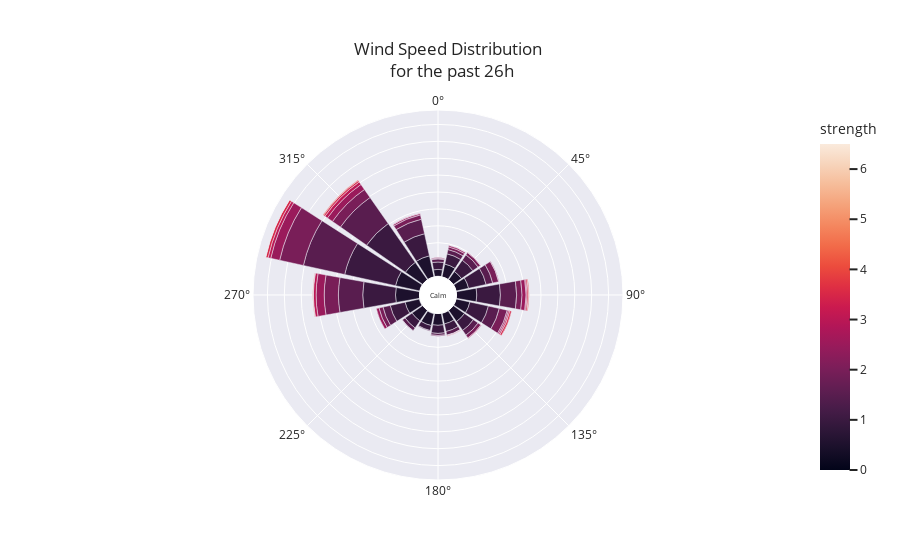

The code cell stored with this chart in its notebook:
### Code cell
# plot wind at site-by-site inlets
plot_wind_rose(df,3)

### Figure 1 — Plotly figure (JSON) as saved in the notebook; plotly's stock layout.template omitted (floating-point values rounded to 4 significant figures)
{"data": [{"hovertemplate": "count=%{r}<br>cardinal_direction=%{theta}<br>strength=%{marker.color}<extra></extra>", "legendgroup": "", "marker": {"color": [0, 0, 0, 0, 0, 0.5, 0.5, 0.5, 0.5, 0.5, 0.5, 0.5, 0.5, 0.5, 0.5, 0.5, 0.5, 0.5, 0.5, 0.5, 0.5, 1, 1, 1, 1, 1, 1, 1, 1, 1, 1, 1, 1, 1, 1, 1, 1, 1.5, 1.5, 1.5, 1.5, 1.5, 1.5, 1.5, 1.5, 1.5, 1.5, 1.5, 1.5, 1.5, 1.5, 1.5, 1.5, 2, 2, 2, 2, 2, 2, 2, 2, 2, 2, 2, 2, 2, 2, 2, 2.5, 2.5, 2.5, 2.5, 2.5, 2.5, 2.5, 2.5, 2.5, 2.5, 2.5, 2.5, 3, 3, 3, 3, 3, 3, 3, 3.5, 3.5, 3.5, 3.5, 3.5, 3.5, 4, 4, 4, 6.5], "coloraxis": "coloraxis", "pattern": {"shape": ""}}, "name": "", "r": [1, 2, 1, 2, 1, 36, 42, 39, 71, 41, 30, 32, 63, 73, 38, 43, 64, 35, 39, 60, 20, 45, 24, 67, 56, 41, 70, 25, 154, 97, 32, 140, 22, 31, 23, 15, 53, 33, 72, 48, 9, 10, 17, 11, 2, 22, 20, 94, 44, 125, 6, 19, 13, 18, 72, 42, 12, 8, 1, 13, 10, 1, 2, 24, 29, 16, 2, 8, 1, 27, 8, 24, 4, 4, 1, 18, 4, 12, 1, 2, 9, 8, 3, 8, 2, 4, 1, 4, 5, 7, 5, 1, 1, 2, 1, 2, 1], "showlegend": false, "subplot": "polar", "theta": [0, 247.5, 157.5, 202.5, 292.5, 202.5, 112.5, 22.5, 270, 135, 45, 157.5, 315, 292.5, 67.5, 247.5, 337.5, 180, 225, 90, 0, 247.5, 180, 337.5, 112.5, 45, 90, 225, 292.5, 270, 135, 315, 0, 22.5, 157.5, 202.5, 67.5, 112.5, 270, 90, 0, 225, 135, 157.5, 202.5, 247.5, 67.5, 315, 337.5, 292.5, 180, 45, 22.5, 67.5, 292.5, 270, 247.5, 45, 225, 337.5, 135, 157.5, 0, 112.5, 315, 90, 180, 22.5, 157.5, 292.5, 247.5, 270, 22.5, 112.5, 67.5, 315, 337.5, 90, 45, 0, 315, 270, 90, 292.5, 135, 112.5, 337.5, 90, 112.5, 292.5, 315, 270, 157.5, 315, 270, 90, 292.5], "type": "barpolar"}], "layout": {"annotations": [{"font": {"size": 7}, "showarrow": false, "text": "Calm", "x": 0.5, "y": 0.5}], "barmode": "relative", "coloraxis": {"colorbar": {"title": {"text": "strength"}}, "colorscale": [[0, "rgb(2,4,25)"], [0.0625, "rgb(24,15,41)"], [0.125, "rgb(47,23,57)"], [0.1875, "rgb(71,28,72)"], [0.25, "rgb(97,30,82)"], [0.3125, "rgb(123,30,89)"], [0.375, "rgb(150,27,91)"], [0.4375, "rgb(177,22,88)"], [0.5, "rgb(203,26,79)"], [0.5625, "rgb(223,47,67)"], [0.625, "rgb(236,76,61)"], [0.6875, "rgb(242,107,73)"], [0.75, "rgb(244,135,95)"], [0.8125, "rgb(245,162,122)"], [0.875, "rgb(246,188,153)"], [0.9375, "rgb(247,212,187)"], [1, "rgb(250,234,220)"]]}, "legend": {"font": {"size": 14}, "orientation": "h", "tracegroupgap": 0, "x": 0.5, "xanchor": "center", "y": -0.1, "yanchor": "middle"}, "margin": {"t": 110}, "polar": {"angularaxis": {"direction": "clockwise", "rotation": 90}, "domain": {"x": [0, 1], "y": [0, 1]}, "hole": 0.1, "radialaxis": {"linewidth": 0, "showticklabels": false, "ticks": ""}}, "title": {"text": "Wind Speed Distribution <br> for the past 26h", "xanchor": "center", "yanchor": "top"}}}
